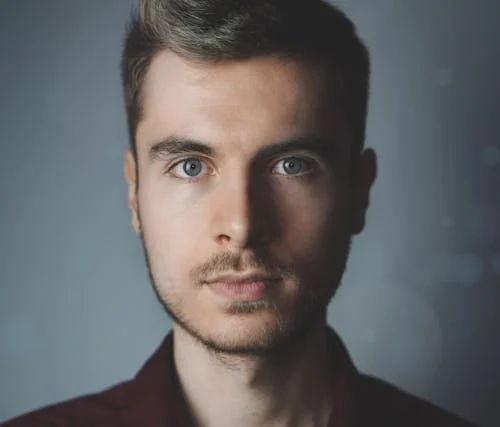
#> input picture image.png, 500 x 427 px
$ python alltransformations.py
#> lines starting #> are read from the running program, lines starting #| are printed output that depends on the picture
import numpy as np
import cv2 as cv

img = cv.imread('image.png')
#> img is the input picture: shape (427, 500, 3); mean B, G, R 100.2, 99.2, 99.6
cv.imshow('original',img)

rows, cols = img.shape[:2]
#> rows = 427; cols = 500

#scaling an image
res = cv.resize(img, None, fx=2, fy=2, interpolation=cv.INTER_CUBIC)
cv.imshow('scaling',res)

# rotating an image
M2 = cv.getRotationMatrix2D(((cols-1)/2.0,(rows-1)/2.0),90,1)
dst2 = cv.warpAffine(img,M2,(cols,rows))
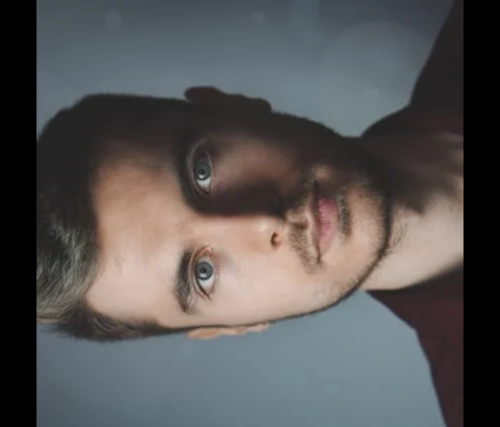
#> dst2: shape (427, 500, 3); mean B, G, R 86.3, 86.5, 88.5
cv.imshow('rotated', dst2)

# translating an image
M = np.float32([[1, 0, 100], [0, 1, 50]])
dst = cv.warpAffine(img, M, (cols, rows))
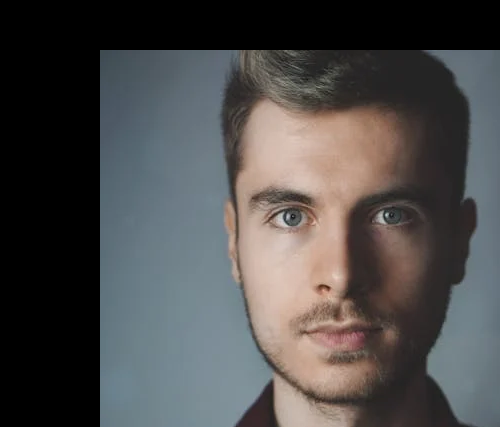
#> dst: shape (427, 500, 3); mean B, G, R 75.3, 75.8, 77.2
cv.imshow('translate', dst)
